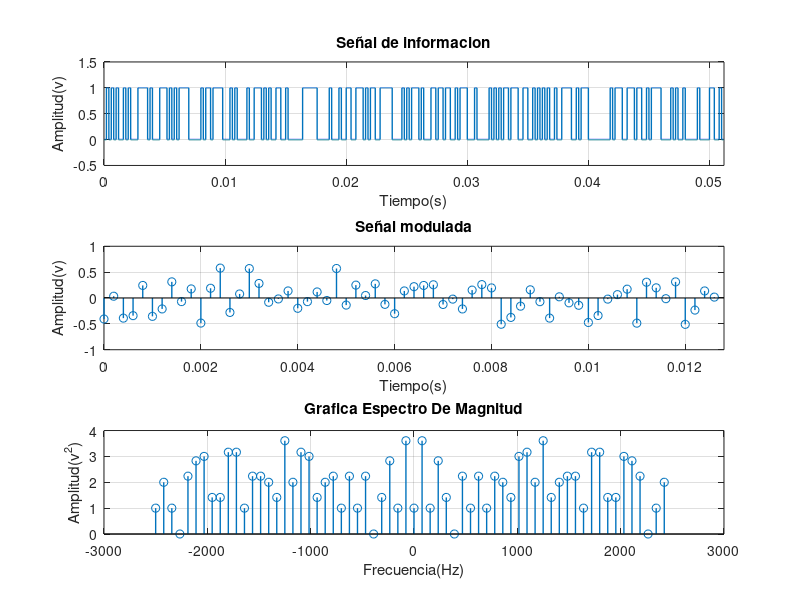
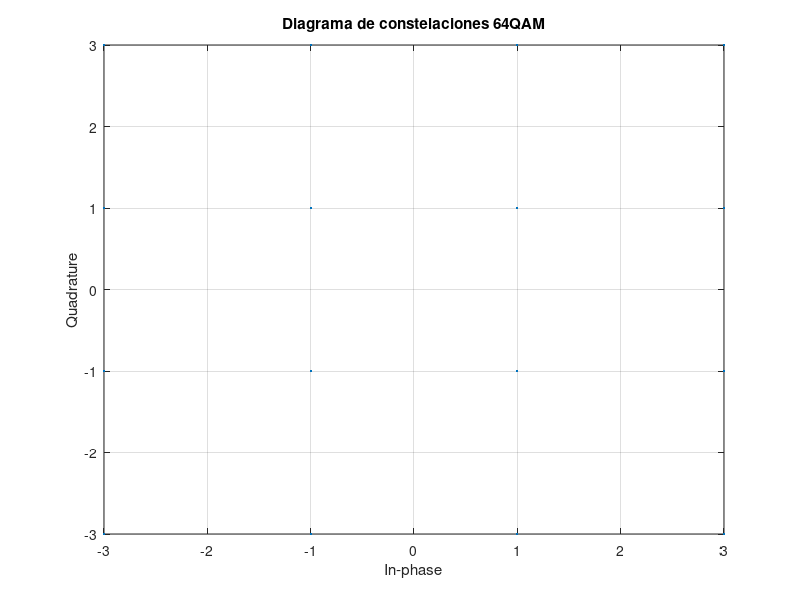

Write the MATLAB code that produced these figures, in order.
%% Aplicacion OFDM 
clear all; 
close all; 
clc;

%% Señal de información 
rango = [0,1]; %Generanmos 0 y 1 con probabilidad variable
size = [1,256]; % Tamaño de matriz 
bits = randi(rango,size);
disp(['Señal de información: ' num2str(bits)]);
M = 16;
b = log2(M);
l = (M)^1/2;

%% Representación de la señal de info binaria como señal digital
x = bits;
bperiodo = 0.0002; 
paso = bperiodo/100;
fs = 1/bperiodo;
t1=paso:paso:100*length(x)*(bperiodo/100);
bit = []; 
for n=1:1:length(x)
    if(x(n)==1);
       s = ones(1,100);
    else(x(n)==0);
        s = zeros(1,100);
    end
     bit=[bit s];
end


%% XXXXXXXXXXXXXXXXXXXXXX modulacion 64QAM  XXXXXXXXXXXXXXXXXXXXXXXXXXX
% Convertimos señal a decimales para modular 
seq = bits';
p = reshape(seq,4,[])'; % 4 columnas / 16 caracteres (64bits)
p1 = num2str(p); % convertimos bits a caracteres
% disp(p);
disp(p1);
p2 = bin2dec(p1); % Convertimos bits a decimales para modular
disp(p2); 
y = qammod(p2,M); % modulamos (m=16) 
sym=0:1:M-1;     % simbolos considerables QAM
yy=qammod(sym,M); % diagrama de constelacion 64QAM         
y2 = y';
x1 = real(ifft(y2)); % modula la portadora de alta frecuencia
y3=fft(x1);%tranformada discreta de fourier
ws=abs(y3);%magnitud coeficientes
sound(x1,fs); % escuchamos la señal

%XXXXXXXXXXXXXXXXXXXXXX Gráficas  XXXXXXXXXXXXXXXXXXXXXXXXXXX
figure(1)
subplot(3,1,1);
plot(t1,bit,'lineWidth',1);grid on;
axis([ 0 bperiodo*length(x) -0.5 1.5]);
ylabel('Amplitud(v)');
xlabel('Tiempo(s)');
title('Señal de informacion');
grid on;
s=length(x);%tamaño del vector X
t=0:bperiodo:bperiodo/4*s-bperiodo;%vector tiempo
f0=fs/length(t); 
f=-fs/2:f0:fs/2-f0; %vector frecuencia

subplot(3,1,2);
stem(t,x1,'lineWidth',1);grid on;
axis([ 0 bperiodo*length(x1) -1 1]);
ylabel('Amplitud(v)');
xlabel('Tiempo(s)');
title('Señal modulada');

subplot(3,1,3);
stem(f,fftshift(ws),'lineWidth',1);grid on;
ylabel('Amplitud(v^2)');
xlabel('Frecuencia(Hz)');
title('Grafica Espectro De Magnitud'); 


scatterplot(yy),grid on;
title('Diagrama de constelaciones 64QAM');
